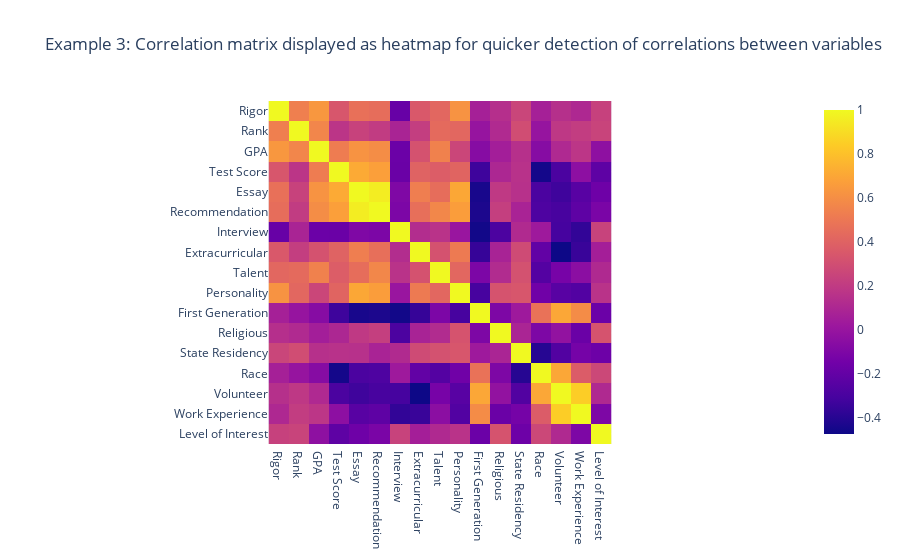

The cell this chart's notebook holds for it:
### Code cell
px.imshow(correlation_matrix, title = "Example 3: Correlation matrix displayed as heatmap for quicker detection of correlations between variables")

### Figure 1 — Plotly figure (JSON) as saved in the notebook; plotly's stock layout.template omitted (floating-point values rounded to 4 significant figures; data arrays with more than 128 entries replaced by an {"elided": "..."} marker saying what was removed)
{"data": [{"coloraxis": "coloraxis", "hovertemplate": "x: %{x}<br>y: %{y}<br>color: %{z}<extra></extra>", "name": "0", "type": "heatmap", "x": ["Rigor", "Rank", "GPA", "Test Score", "Essay", "Recommendation", "Interview", "Extracurricular", "Talent", "Personality", "First Generation", "Religious", "State Residency", "Race", "Volunteer", "Work Experience", "Level of Interest"], "xaxis": "x", "y": ["Rigor", "Rank", "GPA", "Test Score", "Essay", "Recommendation", "Interview", "Extracurricular", "Talent", "Personality", "First Generation", "Religious", "State Residency", "Race", "Volunteer", "Work Experience", "Level of Interest"], "yaxis": "y", "z": {"elided": "17x17 float values"}}], "layout": {"coloraxis": {"colorscale": [[0, "#0d0887"], [0.1111, "#46039f"], [0.2222, "#7201a8"], [0.3333, "#9c179e"], [0.4444, "#bd3786"], [0.5556, "#d8576b"], [0.6667, "#ed7953"], [0.7778, "#fb9f3a"], [0.8889, "#fdca26"], [1, "#f0f921"]]}, "title": {"text": "Example 3: Correlation matrix displayed as heatmap for quicker detection of correlations between variables"}, "xaxis": {"anchor": "y", "constrain": "domain", "domain": [0, 1], "scaleanchor": "y"}, "yaxis": {"anchor": "x", "autorange": "reversed", "constrain": "domain", "domain": [0, 1]}}}
